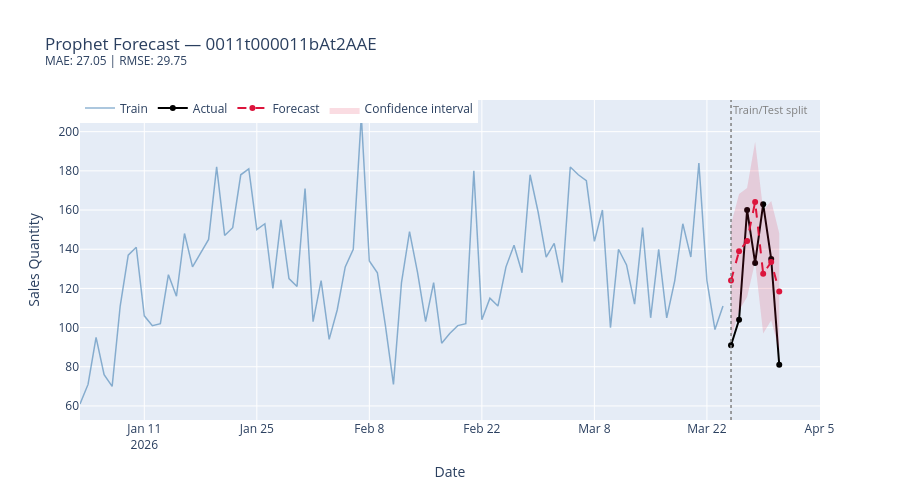

Notebook cell for this chart:
### Code cell
import plotly.graph_objects as go

best_params = df_results.iloc[0][list(param_grid.keys())].to_dict()
print("Best params:", best_params)

best_model = Prophet(
    weekly_seasonality=True,
    daily_seasonality=False,
    yearly_seasonality=False,
    **best_params,
)
best_model.add_country_holidays(country_name="FR")
best_model.fit(df_train)

df_pred = best_model.predict(df_test[["ds"]])
best_eval = df_test.merge(df_pred[["ds", "yhat", "yhat_lower", "yhat_upper"]], on="ds")

mae = mean_absolute_error(best_eval["y"], best_eval["yhat"])
rmse = root_mean_squared_error(best_eval["y"], best_eval["yhat"])
print(f"Test MAE: {mae:.2f} | Test RMSE: {rmse:.2f}")

split_date = df_test["ds"].min().strftime("%Y-%m-%d")

fig = go.Figure()

fig.add_trace(
    go.Scatter(
        x=df_train["ds"],
        y=df_train["y"],
        name="Train",
        mode="lines",
        line=dict(color="steelblue", width=1.5),
        opacity=0.6,
    )
)
fig.add_trace(
    go.Scatter(
        x=best_eval["ds"],
        y=best_eval["y"],
        name="Actual",
        mode="lines+markers",
        line=dict(color="black", width=2),
        marker=dict(size=6),
    )
)
fig.add_trace(
    go.Scatter(
        x=best_eval["ds"],
        y=best_eval["yhat"],
        name="Forecast",
        mode="lines+markers",
        line=dict(color="crimson", width=2, dash="dash"),
        marker=dict(size=6),
    )
)
fig.add_trace(
    go.Scatter(
        x=pd.concat([best_eval["ds"], best_eval["ds"][::-1]]),
        y=pd.concat([best_eval["yhat_upper"], best_eval["yhat_lower"][::-1]]),
        fill="toself",
        fillcolor="rgba(220,20,60,0.15)",
        line=dict(color="rgba(255,255,255,0)"),
        name="Confidence interval",
    )
)
fig.add_shape(
    type="line",
    x0=split_date,
    x1=split_date,
    y0=0,
    y1=1,
    xref="x",
    yref="paper",
    line=dict(color="gray", dash="dot", width=1.5),
)
fig.add_annotation(
    x=split_date,
    y=1,
    xref="x",
    yref="paper",
    text="Train/Test split",
    showarrow=False,
    xanchor="left",
    yanchor="top",
    font=dict(color="gray", size=11),
)
fig.update_layout(
    title=f"Prophet Forecast — {selected_customer}<br><sup>MAE: {mae:.2f} | RMSE: {rmse:.2f}</sup>",
    xaxis_title="Date",
    yaxis_title="Sales Quantity",
    hovermode="x unified",
    height=500,
    legend=dict(orientation="h", y=1.02, x=0),
)
fig.show()
